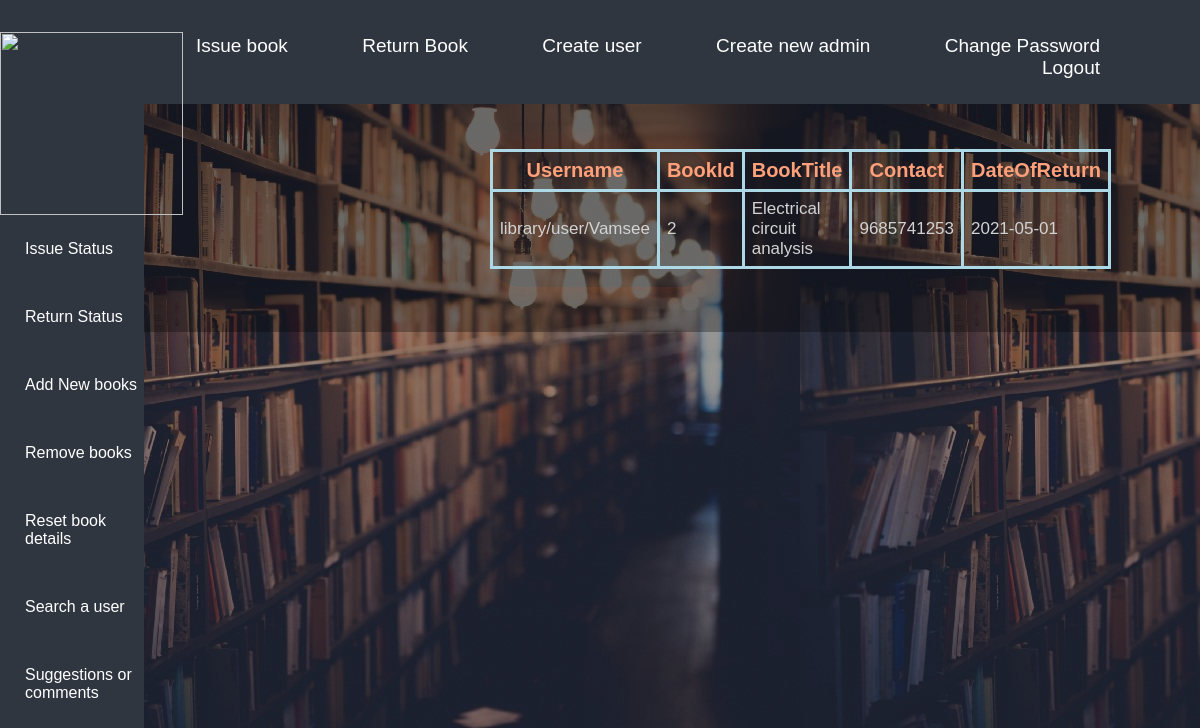
Page /Returnstatus.php on the committed database.
### tables this page shows
CREATE TABLE `issuebook` (
  `date_Of_Issue` date NOT NULL,
  `book_Id` int(100) NOT NULL,
  `book_Title` varchar(100) NOT NULL,
  `username` varchar(100) NOT NULL,
  `contact` bigint(50) NOT NULL,
  `date_Of_Return` date NOT NULL
);

### Returnstatus.php (the view, shortened to what this page needs)
<html>
    <head>
        <link rel="stylesheet" href="style.css">
    </head>
    <body>
    <div class="full-page1">
        <div class="navbar1">
        <nav>
               <ul id='MainMenu'>
                   <li><a href='admin.php'>Home</a></li>
                   <li><a href='Issue book.php'>Issue book</a></li>
                   <li><a href='returnbook.php'>Return Book</a></li>
                   <li><a href='Create user.php'>Create user</a></li>
                   <li><a href='Create admin.php'>Create new admin</a></li>
                   <li><a href='Password.php'>Change Password</a></li>
                   <li><a href='logout.php'>Logout</a></li>
               </ul>
            </nav>
        </div>
        <div id='issue-form' class='issue-page'>
            <div class="suggestion-box">
                <div class='button-box'>
<?php
$conn=new mysqli('localhost','root','','lms');
$sql="select * from issuebook";
$records=$conn->query($sql);
if($records->num_rows!=0)
{
    ?>
    <table>
    <tr>
        <th>Username</th>
        <th>BookId</th>
        <th>BookTitle</th>
        <th>Contact</th>
        <th>DateOfReturn</th>
    </tr>
    <?php
    while($row=$records->fetch_assoc())
    {
    ?>
    <tr>
        <td><?php echo $row['username'];?></td>
        <td><?php echo $row['book_Id'];?></td>
        <td><?php echo $row['book_Title'];?></td>
        <td><?php echo $row['contact'];?></td>
        <td><?php echo $row['date_Of_Return'];?></td>
    </tr>
    <?php
    }
    ?>
    </table>
<?php
}
else
{
    require "Returnstatus.php";
     echo "<script>";
    echo "var mydiv=document.getElementById('section');";
    echo "mydiv.innerHTML='<h2 style=\"color: red;\">No record is found.</h2>';";
    echo "</script>";
}
?>
<br>
            </div>
        </div>
    </div>
        <div class="navbar2">
        <nav1>
        <br>
          <img id = "logo" src="https://i.pinimg.com/originals/0a/cd/50/0acd5002683fbcf2b720004f201ee530.jpg">
            <ul id='MainMenu1'>
             <li><a href='Issuestatus.php'>Issue Status</a></li>
             <li><a href='Returnstatus.php'>Return Status</a></li>
             <li><a href='Addbook.php'>Add New books</a></li>
             <li><a href='removebook.php'>Remove books</a></li>
             <li><a href='Resetbooks.php'>Reset book details</a></li>
             <li><a href='searchuser.php'>Search a user</a></li>
             <li><a href='Suggestions.php'>Suggestions or comments</a></li>
            </ul>
         </nav1>
        </div>
    </div>
    </body>
</html>

### style.css (style rules this page uses)
* { margin:0; padding:0; box-sizing: border-box; font-family: 'Josefin Sans', sans-serif; }
body { background-image: linear-gradient(rgba(0, 0, 0, 0.4),rgba(0,0,0,0.4)),url(Library.jpeg); }
body, html { -webkit-touch-callout: none; -webkit-user-select: none; -khtml-user-select: none; -moz-user-select: none; -ms-user-select: none; user-select: none; }
a { user-select: none; -webkit-user-drag: none; }
::placeholder { color: aliceblue; }
.full-page1 { height:100%; width:100%; background-position: center; position:relative; }
.navbar1 { width:100%; background:#2f3640; display: flex; align-items: center; padding:25px; padding-left: 0px; padding-right: 30px; padding-top: 35px; }
.navbar2 { top:-310px; height:170%; width:12%; display: flex; align-items: center; }
.full-page1 .navbar2 { position:fixed; background:#2f3640; }
.full-page1 .navbar2 ul li { padding:25px; border-bottom: 2px rgba(255, 255, 255, 0.1); border-top: 2px rgba(225, 225, 225, 0.05); font-family: 'Times New Roman', Times, serif; }
nav1 ul { display: inline-block; list-style: none; }
nav1 li { display: inline-block; margin-right:10px; }
nav1 ul li a { transition: .3s; text-decoration: none; font-size: 16px; color:white; font-family: sans-serif; }
nav { flex:1; text-align:right; }
nav ul { display: inline-block; list-style: none; }
nav li { display: inline-block; margin-right:70px; }
nav ul li a { text-decoration: none; font-size: 19px; color:white; font-family: sans-serif; }
a { text-decoration: none; color:palevioletred; font:28px; }
.button-box { width:220px; margin:35px auto; position:relative; box-shadow:0 0 20px 9px #ff61241f; border-radius: 30px; }
#logo { width: 183px; }
.suggestion-box { width:100%; height:auto; position:relative; margin: auto; background: rgba(0, 0, 0, 0.3); padding:10px; overflow: hidden; }

### Returnstatus.php (style rules this page uses)
table { width: auto; height:auto; }
table,th,td { padding:7px; border: 3px solid lightblue; border-collapse: collapse; }
th { color:lightsalmon; font-size: 20px; }
td { color:lightgray; font-size: 17px; }

### rows in the picture
issuebook: username "library/user/Vamsee", book_Id "2", book_Title "Electrical circuit analysis", contact "9685741253", date_Of_Return "2021-05-01"
